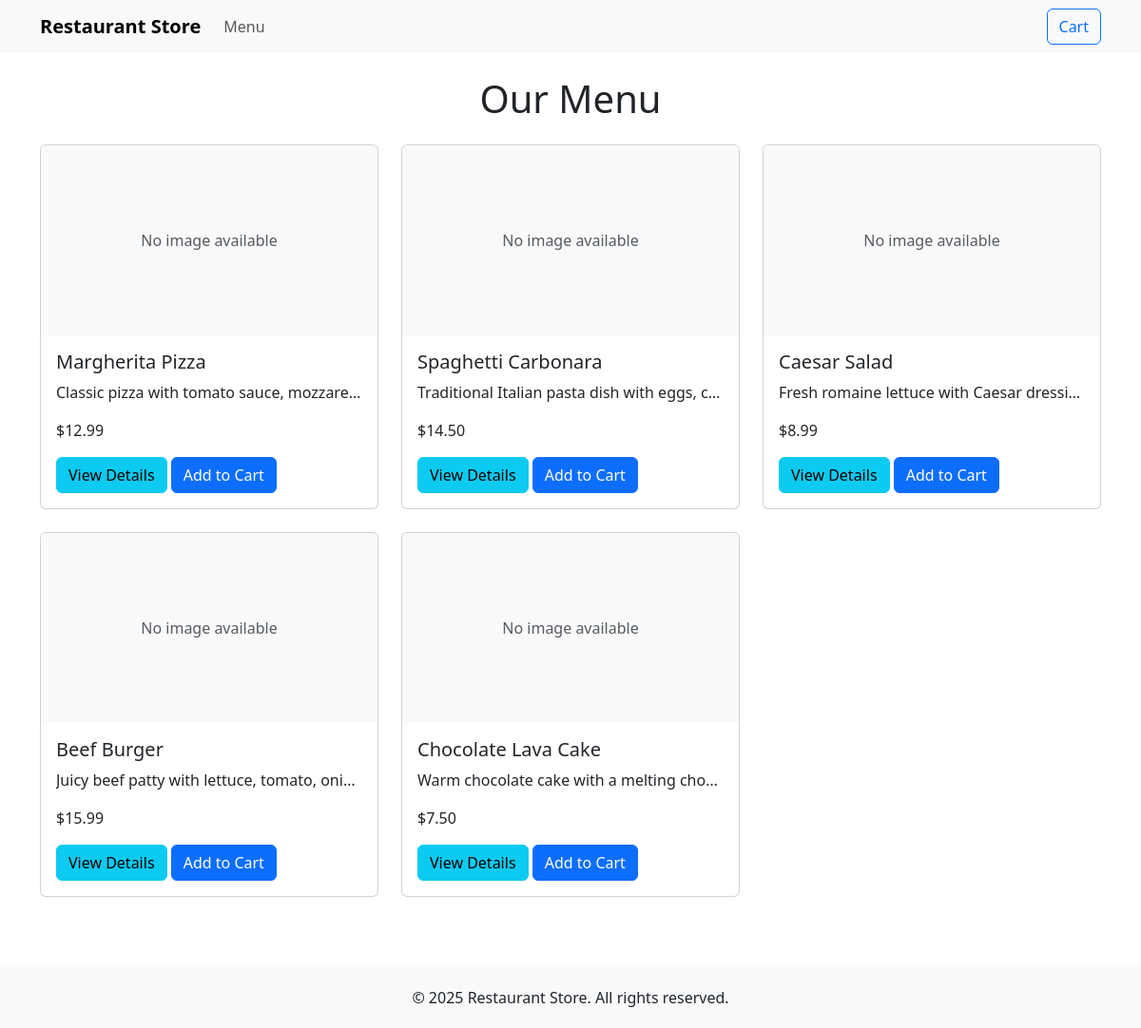
The app's page / (signed in) with its own data.
### store/models.py (models this page shows, shortened)
class Product(models.Model):
    name = models.CharField(max_length=100)
    description = models.TextField()
    price = models.DecimalField(max_digits=6, decimal_places=2)
    image = models.ImageField(upload_to='products/', blank=True, null=True)
    created_at = models.DateTimeField(auto_now_add=True)
    updated_at = models.DateTimeField(auto_now=True)
    available = models.BooleanField(default=True)

### store/views.py (the view)
# urls.py: path('', views.product_list, name='product_list'),
def product_list(request):
    products = Product.objects.filter(available=True)
    cart = get_cart(request)
    cart_items_count = cart.items.count()
    return render(request, 'store/index.html', {
        'products': products,
        'cart_items_count': cart_items_count
    })

### store/views.py (called while the page is built)
def get_cart(request):
    session_key = request.session.session_key
    if not session_key:
        request.session.create()
        session_key = request.session.session_key
    cart, created = Cart.objects.get_or_create(session_key=session_key)
    return cart

### store/templates/store/index.html (shortened to what this page needs)
{% extends 'store/base.html' %}
{% block content %}
<div class="container mt-4">
    <h1 class="text-center mb-4">Our Menu</h1>
    <div class="row">
        {% for product in products %}
        <div class="col-md-4 mb-4">
            <div class="card h-100">
                {% if product.image %}
                <img src="{{ product.image.url }}" class="card-img-top" alt="{{ product.name }}">
                {% else %}
                <div class="card-img-top bg-light d-flex align-items-center justify-content-center" style="height: 200px;">
                    <span class="text-muted">No image available</span>
                </div>
                {% endif %}
                <div class="card-body d-flex flex-column">
                    <h5 class="card-title">{{ product.name }}</h5>
                    <p class="card-text text-truncate">{{ product.description }}</p>
                    <p class="card-text font-weight-bold">${{ product.price }}</p>
                    <div class="mt-auto">
                        <a href="{% url 'product_detail' product.id %}" class="btn btn-info">View Details</a>
                        <form action="{% url 'add_to_cart' product.id %}" method="post" class="d-inline">
                            <button type="submit" class="btn btn-primary">Add to Cart</button>
                        </form>
                    </div>
                </div>
            </div>
        </div>
        {% empty %}
        <div class="col-12">
            <div class="alert alert-info">
                No products available at the moment.
            </div>
        </div>
        {% endfor %}
    </div>
</div>
{% endblock %}

### store/templates/store/base.html (shortened to what this page needs)
<!DOCTYPE html>
<html lang="en">
<head>
    <link href="https://cdn.jsdelivr.net/npm/bootstrap@5.3.0-alpha1/dist/css/bootstrap.min.css" rel="stylesheet">
</head>
<body>
    <nav class="navbar navbar-expand-lg navbar-light bg-light">
        <div class="container">
            <a class="navbar-brand" href="{% url 'product_list' %}">Restaurant Store</a>
            <div class="collapse navbar-collapse" id="navbarNav">
                <ul class="navbar-nav me-auto">
                    <li class="nav-item">
                        <a class="nav-link" href="{% url 'product_list' %}">Menu</a>
                    </li>
                </ul>
                <div class="d-flex">
                    <a href="{% url 'cart' %}" class="btn btn-outline-primary">
                        Cart
                    </a>
                </div>
            </div>
        </div>
    </nav>
    <main>
        {% block content %}{% endblock %}
    </main>
    <footer class="text-center">
        <div class="container">
            <p class="mb-0">&copy; {% now "Y" %} Restaurant Store. All rights reserved.</p>
        </div>
    </footer>
</body>
</html>

### store/templates/store/base.html (style rules this page uses)
.navbar-brand { font-weight: bold; }
footer { margin-top: 50px; padding: 20px 0; background-color: #f8f9fa; }

### records on screen
Product: image "No image available", name "Margherita Pizza", description "Classic pizza with tomato sauce, mozzare…", price "12.99"
Product: image "No image available", name "Spaghetti Carbonara", description "Traditional Italian pasta dish with eggs, c…", price "14.50"
Product: image "No image available", name "Caesar Salad", description "Fresh romaine lettuce with Caesar dressi…", price "8.99"
Product: image "No image available", name "Beef Burger", description "Juicy beef patty with lettuce, tomato, oni…", price "15.99"
Product: image "No image available", name "Chocolate Lava Cake", description "Warm chocolate cake with a melting cho…", price "7.50"
